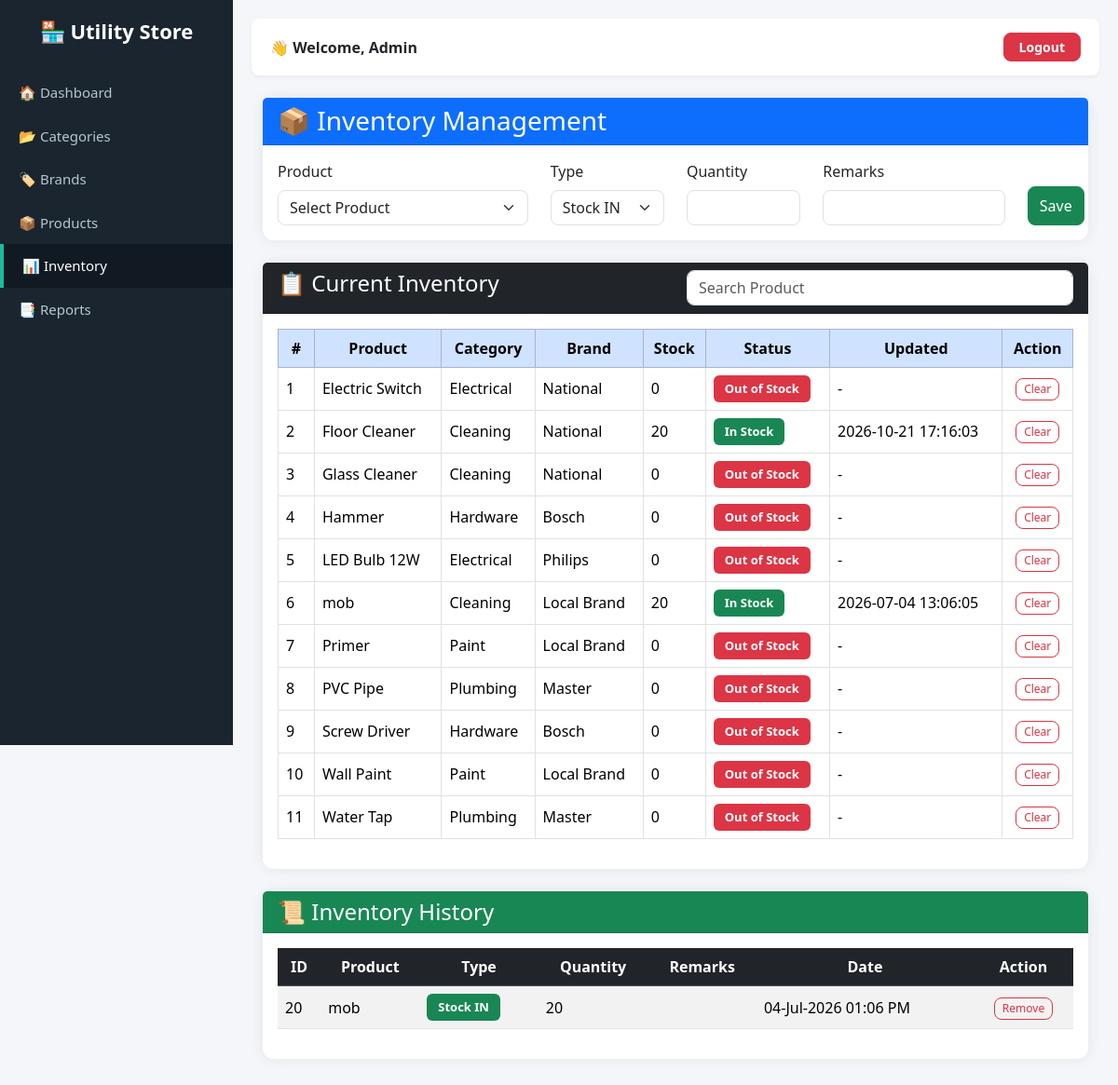
The page /inventory.php on the database its author committed.
### tables this page shows
CREATE TABLE `products` (
  `product_id` int(11) NOT NULL,
  `category_id` int(11) DEFAULT NULL,
  `brand_id` int(11) DEFAULT NULL,
  `product_name` varchar(150) DEFAULT NULL,
  `barcode` varchar(50) DEFAULT NULL,
  `description` text DEFAULT NULL,
  `purchase_price` decimal(10,2) DEFAULT NULL,
  `selling_price` decimal(10,2) DEFAULT NULL,
  `reorder_level` int(11) DEFAULT NULL,
  `unit` varchar(20) DEFAULT NULL,
  `image` varchar(255) DEFAULT NULL,
  `status` enum('Available','Unavailable') DEFAULT 'Available',
  `stock` int(11) DEFAULT 0
);

CREATE TABLE `categories` (
  `category_id` int(11) NOT NULL,
  `category_name` varchar(100) DEFAULT NULL,
  `description` text DEFAULT NULL
);

CREATE TABLE `brands` (
  `brand_id` int(11) NOT NULL,
  `brand_name` varchar(100) DEFAULT NULL
);

CREATE TABLE `inventory` (
  `inventory_id` int(11) NOT NULL,
  `product_id` int(11) DEFAULT NULL,
  `quantity` int(11) DEFAULT 0,
  `last_updated` timestamp NOT NULL DEFAULT current_timestamp()
);

CREATE TABLE `inventory_logs` (
  `log_id` int(11) NOT NULL,
  `product_id` int(11) NOT NULL,
  `transaction_type` enum('IN','OUT') NOT NULL,
  `quantity` int(11) NOT NULL,
  `remarks` varchar(255) DEFAULT NULL,
  `transaction_date` timestamp NOT NULL DEFAULT current_timestamp()
);

### inventory.php (the view, shortened to what this page needs)
<?php
include(__DIR__ . '/../config/database.php');
include(__DIR__ . '/../includes/header.php');
$productQuery = $conn->prepare("
    SELECT
        p.product_id,
        p.product_name,
        c.category_name,
        b.brand_name,
        IFNULL(i.quantity,0) quantity,
        i.last_updated
    FROM Products p
    LEFT JOIN Categories c ON p.category_id=c.category_id
    LEFT JOIN Brands b ON p.brand_id=b.brand_id
    LEFT JOIN Inventory i ON p.product_id=i.product_id
    ORDER BY p.product_name
");
$productQuery->execute();
$products = $productQuery->fetchAll(PDO::FETCH_ASSOC);
$logQuery = $conn->prepare("
    SELECT
        l.*,
        p.product_name
    FROM Inventory_Logs l
    INNER JOIN Products p ON l.product_id=p.product_id
    ORDER BY l.log_id DESC
");
$logQuery->execute();
$logs = $logQuery->fetchAll(PDO::FETCH_ASSOC);
?>
<div class="container-fluid mt-4">
    <div class="row">
        <div class="col-md-12">
            <div class="card shadow">
                <div class="card-header bg-primary text-white">
                    <h3 class="mb-0">📦 Inventory Management</h3>
                </div>
                <div class="card-body">
                    <form method="POST">
                        <div class="row">
                            <div class="col-md-4">
                                <label class="form-label">Product</label>
                                <select name="product_id" class="form-select" required>
                                    <option value="">Select Product</option>
                                </select>
                            </div>
                            <div class="col-md-2">
                                <label class="form-label">Type</label>
                                <select name="type" class="form-select">
                                    <option value="IN">Stock IN</option>
                                </select>
                            </div>
                            <div class="col-md-2">
                                <label class="form-label">Quantity</label>
                                <input type="number" name="quantity" class="form-control" required>
                            </div>
                            <div class="col-md-3">
                                <label class="form-label">Remarks</label>
                                <input type="text" name="note" class="form-control">
                            </div>
                            <div class="col-md-1 d-grid">
                                <label>&nbsp;</label>
                                <button type="submit" name="update_inventory" class="btn btn-success">Save</button>
                            </div>
                        </div>
                    </form>
                </div>
            </div>
        </div>
    </div>
    <br>
    <div class="card shadow">
        <div class="card-header bg-dark text-white">
            <div class="row">
                <div class="col-md-6">
                    <h4 class="mb-0">📋 Current Inventory</h4>
                </div>
                <div class="col-md-6">
                    <input type="text" id="searchBox" class="form-control" placeholder="Search Product">
                </div>
            </div>
        </div>
        <div class="card-body table-responsive">
            <table class="table table-bordered table-hover" id="inventoryTable">
                <thead class="table-primary">
                    <tr>
                        <th>#</th>
                        <th>Product</th>
                        <th>Category</th>
                        <th>Brand</th>
                        <th>Stock</th>
                        <th>Status</th>
                        <th>Updated</th>
                        <th class="text-center">Action</th>
                    </tr>
                </thead>
                <tbody>
                <?php
                $i = 1;
                foreach($products as $row){
                    $qty = $row['quantity'];
                ?>
                <tr>
                    <td><?= $i++; ?></td>
                    <td><?= htmlspecialchars($row['product_name']); ?></td>
                    <td><?= htmlspecialchars($row['category_name']); ?></td>
                    <td><?= htmlspecialchars($row['brand_name']); ?></td>
                    <td><?= $qty; ?></td>
                    <td>
                    <?php
                    if($qty == 0){
                        echo "<span class='badge bg-danger'>Out of Stock</span>";
                    } elseif($qty <= 10){
                        echo "<span class='badge bg-warning text-dark'>Low Stock</span>";
                    } else {
                        echo "<span class='badge bg-success'>In Stock</span>";
                    }
                    ?>
                    </td>
                    <td><?= $row['last_updated'] ?? "-"; ?></td>
                    <td class="text-center">
                        <form method="POST" onsubmit="return confirm('Are you sure you want to completely remove this product from active inventory view?');" style="display:inline;">
                            <button type="submit" name="reset_stock" class="btn btn-sm btn-outline-danger" style="padding: 2px 8px; font-size: 12px;">
                                Clear
                            </button>
                        </form>
                    </td>
                </tr>
                <?php } ?>
                </tbody>
            </table>
        </div>
    </div>
    <br>
    <div class="card shadow">
        <div class="card-header bg-success text-white">
            <h4 class="mb-0">📜 Inventory History</h4>
        </div>
        <div class="card-body table-responsive">
            <table class="table table-striped table-hover">
                <thead class="table-dark">
                    <tr>
                        <th>ID</th>
                        <th>Product</th>
                        <th>Type</th>
                        <th>Quantity</th>
                        <th>Remarks</th>
                        <th>Date</th>
                        <th class="text-center">Action</th>
                    </tr>
                </thead>
                <tbody>
                <?php foreach($logs as $log){ ?>
                    <tr>
                        <td><?= $log['log_id']; ?></td>
                        <td><?= htmlspecialchars($log['product_name']); ?></td>
                        <td>
                        <?php
                        if($log['transaction_type'] == "IN"){
                            echo "<span class='badge bg-success'>Stock IN</span>";
                        } else {
                            echo "<span class='badge bg-danger'>Stock OUT</span>";
                        }
                        ?>
                        </td>
                        <td><?= $log['quantity']; ?></td>
                        <td><?= htmlspecialchars($log['remarks']); ?></td>
                        <td><?= date("d-M-Y h:i A", strtotime($log['transaction_date'])); ?></td>
                        <td class="text-center">
                            <form method="POST" onsubmit="return confirm('Are you sure you want to permanently delete this log entry?');" style="display:inline;">
                                <button type="submit" name="delete_log" class="btn btn-sm btn-outline-danger" style="padding: 2px 8px; font-size: 12px;">
                                    Remove
                                </button>
                            </form>
                        </td>
                    </tr>
                <?php } ?>
                </tbody>
            </table>
        </div>
    </div>
</div>
<br>
<?php include(__DIR__ . '/../includes/footer.php'); ?>

### header.php (shortened to what this page needs)
<?php
$current_page = basename($_SERVER['PHP_SELF']);
?>
<!DOCTYPE html>
<html lang="en">
<head>
    <link href="https://cdn.jsdelivr.net/npm/bootstrap@5.3.3/dist/css/bootstrap.min.css" rel="stylesheet">
</head>
<body>
<div class="sidebar">
    <h2>🏪 Utility Store</h2>
    <a href="<?= BASE_URL ?>admin/dashboard.php" class="<?= $current_page=='dashboard.php'?'active':'' ?>">🏠 Dashboard</a>
    <a href="<?= BASE_URL ?>admin/categories.php" class="<?= $current_page=='categories.php'?'active':'' ?>">📂 Categories</a>
    <a href="<?= BASE_URL ?>admin/brands.php" class="<?= $current_page=='brands.php'?'active':'' ?>">🏷️ Brands</a>
    <a href="<?= BASE_URL ?>admin/products.php" class="<?= $current_page=='products.php'?'active':'' ?>">📦 Products</a>
    <a href="<?= BASE_URL ?>admin/inventory.php" class="<?= $current_page=='inventory.php'?'active':'' ?>">📊 Inventory</a>
    <a href="<?= BASE_URL ?>admin/reports.php" class="<?= $current_page=='reports.php'?'active':'' ?>">📑 Reports</a>
</div>
<div class="main">
    <div class="topbar">
        <div>
            <span class="fw-bold">👋 Welcome, <?= isset($_SESSION['username']) ? htmlspecialchars($_SESSION['username']) : 'Admin' ?></span>
        </div>
        <div>
            <a href="<?= BASE_URL ?>logout.php" class="btn btn-danger btn-sm px-3 fw-bold">Logout</a>
        </div>
    </div>

### footer.php (shortened to what this page needs)
</div>
</body>
</html>

### header.php (style rules this page uses)
body { display: flex; background-color: #f8f9fa; margin: 0; min-height: 100vh; }
.sidebar { width: 250px; background-color: #1a252f; color: #fff; min-height: 100vh; position: fixed; left: 0; top: 0; padding-top: 20px; }
.sidebar h2 { text-align: center; font-size: 22px; margin-bottom: 30px; font-weight: bold; }
.sidebar a { display: block; color: #b8c7ce; padding: 12px 20px; text-decoration: none; transition: all 0.3s; font-size: 15px; }
.sidebar a:hover, .sidebar a.active { background-color: #111a22; color: #fff; border-left: 4px solid #1abc9c; }
.main { margin-left: 250px; width: calc(100% - 250px); padding: 20px; }
.topbar { background-color: #fff; padding: 15px 20px; border-radius: 8px; box-shadow: 0 2px 5px rgba(0,0,0,0.05); margin-bottom: 20px; display: flex; justify-content: space-between; align-items: center; }

### inventory.php (style rules this page uses)
body { background: #f4f6f9; }
.card { border: none; border-radius: 12px; }
.card-header { font-weight: 600; }
.table th { text-align: center; vertical-align: middle; }
.table td { vertical-align: middle; }
.badge { padding: 8px 12px; font-size: 13px; }
.btn { border-radius: 8px; }
.form-control, .form-select { border-radius: 8px; }
.shadow { box-shadow: 0 0 15px rgba(0,0,0,.08)!important; }

### rows shown on the page
products: product_name "Electric Switch", category.category_name "Electrical", brand.brand_name "National", qty "0", shows "Out of Stock", last_updated "-"
products: product_name "Floor Cleaner", category.category_name "Cleaning", brand.brand_name "National", qty "20", shows "In Stock", inventory.last_updated "2026-10-21 17:16:03"
products: product_name "Glass Cleaner", category.category_name "Cleaning", brand.brand_name "National", qty "0", shows "Out of Stock", last_updated "-"
products: product_name "Hammer", category.category_name "Hardware", brand.brand_name "Bosch", qty "0", shows "Out of Stock", last_updated "-"
products: product_name "LED Bulb 12W", category.category_name "Electrical", brand.brand_name "Philips", qty "0", shows "Out of Stock", last_updated "-"
products: product_name "mob", category.category_name "Cleaning", brand.brand_name "Local Brand", qty "20", shows "In Stock", inventory.last_updated "2026-07-04 13:06:05"
products: product_name "Primer", category.category_name "Paint", brand.brand_name "Local Brand", qty "0", shows "Out of Stock", last_updated "-"
products: product_name "PVC Pipe", category.category_name "Plumbing", brand.brand_name "Master", qty "0", shows "Out of Stock", last_updated "-"
products: product_name "Screw Driver", category.category_name "Hardware", brand.brand_name "Bosch", qty "0", shows "Out of Stock", last_updated "-"
products: product_name "Wall Paint", category.category_name "Paint", brand.brand_name "Local Brand", qty "0", shows "Out of Stock", last_updated "-"
products: product_name "Water Tap", category.category_name "Plumbing", brand.brand_name "Master", qty "0", shows "Out of Stock", last_updated "-"
inventory_logs: log_id "20", product.product_name "mob", transaction_type "Stock IN", quantity "20", transaction_date "04-Jul-2026 01:06 PM"
